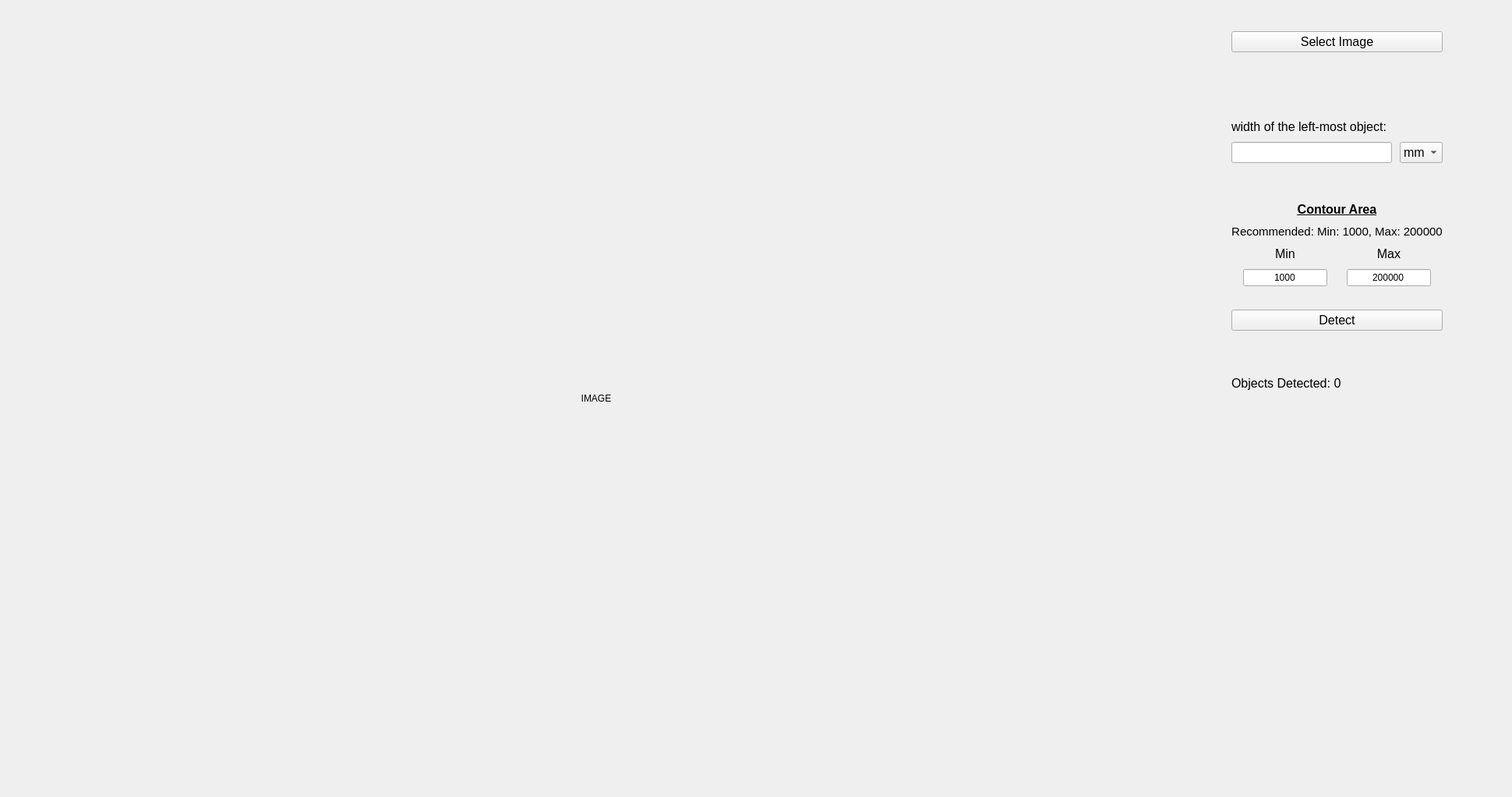
<?xml version="1.0" encoding="UTF-8"?>
<ui version="4.0">
 <class>ObjectMeasurement</class>
 <widget class="QWidget" name="ObjectMeasurement">
  <property name="geometry">
   <rect>
    <x>0</x>
    <y>0</y>
    <width>1940</width>
    <height>1022</height>
   </rect>
  </property>
  <property name="sizePolicy">
   <sizepolicy hsizetype="Minimum" vsizetype="Minimum">
    <horstretch>0</horstretch>
    <verstretch>0</verstretch>
   </sizepolicy>
  </property>
  <property name="windowTitle">
   <string>Form</string>
  </property>
  <widget class="QWidget" name="horizontalLayoutWidget">
   <property name="geometry">
    <rect>
     <x>0</x>
     <y>0</y>
     <width>1871</width>
     <height>1021</height>
    </rect>
   </property>
   <layout class="QHBoxLayout" name="horizontalLayout" stretch="0,0,0">
    <property name="spacing">
     <number>10</number>
    </property>
    <property name="sizeConstraint">
     <enum>QLayout::SetNoConstraint</enum>
    </property>
    <property name="leftMargin">
     <number>20</number>
    </property>
    <property name="topMargin">
     <number>20</number>
    </property>
    <property name="rightMargin">
     <number>20</number>
    </property>
    <property name="bottomMargin">
     <number>20</number>
    </property>
    <item>
     <widget class="QLabel" name="label_image">
      <property name="sizePolicy">
       <sizepolicy hsizetype="MinimumExpanding" vsizetype="MinimumExpanding">
        <horstretch>0</horstretch>
        <verstretch>0</verstretch>
       </sizepolicy>
      </property>
      <property name="text">
       <string>IMAGE</string>
      </property>
      <property name="textFormat">
       <enum>Qt::PlainText</enum>
      </property>
      <property name="alignment">
       <set>Qt::AlignCenter</set>
      </property>
      <property name="margin">
       <number>10</number>
      </property>
     </widget>
    </item>
    <item>
     <spacer name="verticalSpacer">
      <property name="orientation">
       <enum>Qt::Vertical</enum>
      </property>
      <property name="sizeHint" stdset="0">
       <size>
        <width>60</width>
        <height>40</height>
       </size>
      </property>
     </spacer>
    </item>
    <item>
     <layout class="QVBoxLayout" name="verticalLayout">
      <item>
       <spacer name="verticalSpacer_3">
        <property name="orientation">
         <enum>Qt::Vertical</enum>
        </property>
        <property name="sizeType">
         <enum>QSizePolicy::Fixed</enum>
        </property>
        <property name="sizeHint" stdset="0">
         <size>
          <width>20</width>
          <height>20</height>
         </size>
        </property>
       </spacer>
      </item>
      <item>
       <widget class="QPushButton" name="btn_image">
        <property name="sizePolicy">
         <sizepolicy hsizetype="Minimum" vsizetype="Maximum">
          <horstretch>0</horstretch>
          <verstretch>0</verstretch>
         </sizepolicy>
        </property>
        <property name="font">
         <font>
          <pointsize>12</pointsize>
         </font>
        </property>
        <property name="text">
         <string>Select Image</string>
        </property>
       </widget>
      </item>
      <item>
       <spacer name="verticalSpacer_4">
        <property name="orientation">
         <enum>Qt::Vertical</enum>
        </property>
        <property name="sizeType">
         <enum>QSizePolicy::Fixed</enum>
        </property>
        <property name="sizeHint" stdset="0">
         <size>
          <width>20</width>
          <height>20</height>
         </size>
        </property>
       </spacer>
      </item>
      <item alignment="Qt::AlignBottom">
       <widget class="QLabel" name="label">
        <property name="sizePolicy">
         <sizepolicy hsizetype="Preferred" vsizetype="Fixed">
          <horstretch>0</horstretch>
          <verstretch>0</verstretch>
         </sizepolicy>
        </property>
        <property name="font">
         <font>
          <pointsize>12</pointsize>
         </font>
        </property>
        <property name="text">
         <string>width of the left-most object:</string>
        </property>
        <property name="margin">
         <number>0</number>
        </property>
       </widget>
      </item>
      <item>
       <layout class="QHBoxLayout" name="horizontalLayout_3">
        <item>
         <widget class="QLineEdit" name="lineEdit_width">
          <property name="sizePolicy">
           <sizepolicy hsizetype="Minimum" vsizetype="Fixed">
            <horstretch>0</horstretch>
            <verstretch>0</verstretch>
           </sizepolicy>
          </property>
          <property name="font">
           <font>
            <pointsize>12</pointsize>
           </font>
          </property>
          <property name="inputMethodHints">
           <set>Qt::ImhNone</set>
          </property>
          <property name="alignment">
           <set>Qt::AlignCenter</set>
          </property>
         </widget>
        </item>
        <item>
         <widget class="QComboBox" name="comboBox_width">
          <property name="sizePolicy">
           <sizepolicy hsizetype="Maximum" vsizetype="Fixed">
            <horstretch>0</horstretch>
            <verstretch>0</verstretch>
           </sizepolicy>
          </property>
          <property name="font">
           <font>
            <pointsize>12</pointsize>
           </font>
          </property>
          <item>
           <property name="text">
            <string>mm</string>
           </property>
          </item>
          <item>
           <property name="text">
            <string>cm</string>
           </property>
          </item>
          <item>
           <property name="text">
            <string>m</string>
           </property>
          </item>
          <item>
           <property name="text">
            <string>in</string>
           </property>
          </item>
          <item>
           <property name="text">
            <string>ft</string>
           </property>
          </item>
         </widget>
        </item>
       </layout>
      </item>
      <item>
       <spacer name="verticalSpacer_5">
        <property name="orientation">
         <enum>Qt::Vertical</enum>
        </property>
        <property name="sizeType">
         <enum>QSizePolicy::Maximum</enum>
        </property>
        <property name="sizeHint" stdset="0">
         <size>
          <width>20</width>
          <height>40</height>
         </size>
        </property>
       </spacer>
      </item>
      <item>
       <widget class="QLabel" name="label_2">
        <property name="sizePolicy">
         <sizepolicy hsizetype="Preferred" vsizetype="Maximum">
          <horstretch>0</horstretch>
          <verstretch>0</verstretch>
         </sizepolicy>
        </property>
        <property name="font">
         <font>
          <pointsize>12</pointsize>
          <weight>75</weight>
          <bold>true</bold>
          <underline>true</underline>
         </font>
        </property>
        <property name="text">
         <string>Contour Area</string>
        </property>
        <property name="alignment">
         <set>Qt::AlignCenter</set>
        </property>
       </widget>
      </item>
      <item>
       <widget class="QLabel" name="label_5">
        <property name="sizePolicy">
         <sizepolicy hsizetype="Preferred" vsizetype="Maximum">
          <horstretch>0</horstretch>
          <verstretch>0</verstretch>
         </sizepolicy>
        </property>
        <property name="font">
         <font>
          <pointsize>11</pointsize>
         </font>
        </property>
        <property name="text">
         <string>Recommended: Min: 1000, Max: 200000</string>
        </property>
        <property name="alignment">
         <set>Qt::AlignCenter</set>
        </property>
       </widget>
      </item>
      <item>
       <layout class="QHBoxLayout" name="horizontalLayout_2">
        <item>
         <layout class="QVBoxLayout" name="verticalLayout_2">
          <item>
           <widget class="QLabel" name="label_3">
            <property name="sizePolicy">
             <sizepolicy hsizetype="Minimum" vsizetype="Maximum">
              <horstretch>0</horstretch>
              <verstretch>0</verstretch>
             </sizepolicy>
            </property>
            <property name="font">
             <font>
              <pointsize>12</pointsize>
             </font>
            </property>
            <property name="text">
             <string>Min</string>
            </property>
            <property name="alignment">
             <set>Qt::AlignCenter</set>
            </property>
           </widget>
          </item>
          <item>
           <widget class="QLineEdit" name="line_min">
            <property name="sizePolicy">
             <sizepolicy hsizetype="Maximum" vsizetype="Fixed">
              <horstretch>0</horstretch>
              <verstretch>0</verstretch>
             </sizepolicy>
            </property>
            <property name="text">
             <string>1000</string>
            </property>
            <property name="alignment">
             <set>Qt::AlignCenter</set>
            </property>
           </widget>
          </item>
         </layout>
        </item>
        <item>
         <layout class="QVBoxLayout" name="verticalLayout_3">
          <item>
           <widget class="QLabel" name="label_4">
            <property name="sizePolicy">
             <sizepolicy hsizetype="Minimum" vsizetype="Maximum">
              <horstretch>0</horstretch>
              <verstretch>0</verstretch>
             </sizepolicy>
            </property>
            <property name="font">
             <font>
              <pointsize>12</pointsize>
             </font>
            </property>
            <property name="text">
             <string>Max</string>
            </property>
            <property name="alignment">
             <set>Qt::AlignCenter</set>
            </property>
           </widget>
          </item>
          <item>
           <widget class="QLineEdit" name="line_max">
            <property name="sizePolicy">
             <sizepolicy hsizetype="Maximum" vsizetype="Fixed">
              <horstretch>0</horstretch>
              <verstretch>0</verstretch>
             </sizepolicy>
            </property>
            <property name="text">
             <string>200000</string>
            </property>
            <property name="alignment">
             <set>Qt::AlignCenter</set>
            </property>
           </widget>
          </item>
         </layout>
        </item>
       </layout>
      </item>
      <item>
       <spacer name="verticalSpacer_6">
        <property name="orientation">
         <enum>Qt::Vertical</enum>
        </property>
        <property name="sizeType">
         <enum>QSizePolicy::Fixed</enum>
        </property>
        <property name="sizeHint" stdset="0">
         <size>
          <width>20</width>
          <height>20</height>
         </size>
        </property>
       </spacer>
      </item>
      <item alignment="Qt::AlignTop">
       <widget class="QPushButton" name="btn_detect">
        <property name="font">
         <font>
          <pointsize>12</pointsize>
         </font>
        </property>
        <property name="text">
         <string>Detect</string>
        </property>
       </widget>
      </item>
      <item>
       <widget class="QLabel" name="label_cnt">
        <property name="sizePolicy">
         <sizepolicy hsizetype="Preferred" vsizetype="Maximum">
          <horstretch>0</horstretch>
          <verstretch>0</verstretch>
         </sizepolicy>
        </property>
        <property name="font">
         <font>
          <pointsize>12</pointsize>
         </font>
        </property>
        <property name="text">
         <string>Objects Detected: 0</string>
        </property>
       </widget>
      </item>
      <item>
       <spacer name="verticalSpacer_2">
        <property name="orientation">
         <enum>Qt::Vertical</enum>
        </property>
        <property name="sizeType">
         <enum>QSizePolicy::Minimum</enum>
        </property>
        <property name="sizeHint" stdset="0">
         <size>
          <width>20</width>
          <height>500</height>
         </size>
        </property>
       </spacer>
      </item>
     </layout>
    </item>
   </layout>
  </widget>
 </widget>
 <resources/>
 <connections/>
</ui>
